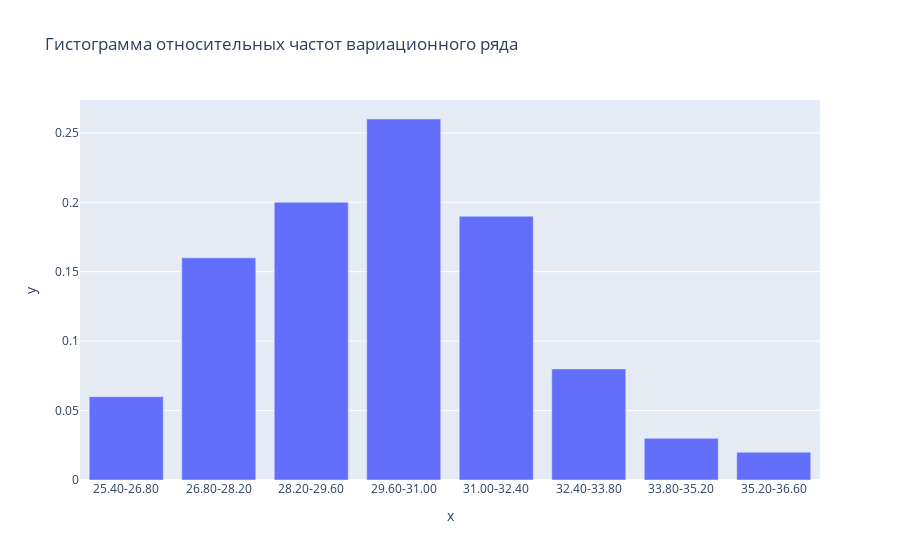

Notebook code for this chart:
### Markdown cell above
### Гистограмма распределения относительных частот интервального вариационного ряда

### Code cell
fig = px.bar(x=[f'{intervals[i]:.2f}-{intervals[i+1]:.2f}' for i in range(intervals.count()-1)], y=rel_intervals_freq.values.tolist()[0], title='Гистограмма относительных частот вариационного ряда')
fig.show()

### Figure 1 — Plotly figure (JSON) as saved in the notebook; plotly's stock layout.template omitted (floating-point values rounded to 4 significant figures)
{"data": [{"alignmentgroup": "True", "hovertemplate": "x=%{x}<br>y=%{y}<extra></extra>", "legendgroup": "", "marker": {"color": "#636efa", "pattern": {"shape": ""}}, "name": "", "offsetgroup": "", "orientation": "v", "showlegend": false, "textposition": "auto", "type": "bar", "x": ["25.40-26.80", "26.80-28.20", "28.20-29.60", "29.60-31.00", "31.00-32.40", "32.40-33.80", "33.80-35.20", "35.20-36.60"], "xaxis": "x", "y": [0.06, 0.16, 0.2, 0.26, 0.19, 0.08, 0.03, 0.02], "yaxis": "y"}], "layout": {"barmode": "relative", "legend": {"tracegroupgap": 0}, "title": {"text": "Гистограмма относительных частот вариационного ряда"}, "xaxis": {"anchor": "y", "domain": [0, 1], "title": {"text": "x"}}, "yaxis": {"anchor": "x", "domain": [0, 1], "title": {"text": "y"}}}}
